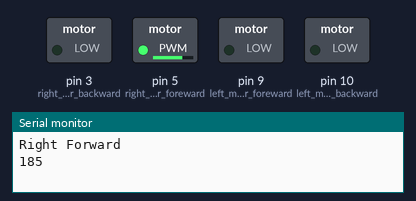
A sketch run on a simulated Arduino Uno, built with avr-gcc and run on an emulated ATmega328P. Shown: switched loads named in the sketch (green lamp = pin HIGH), the last lines printed to the serial monitor.

Above: at 0.05 s.
At 7.0 s:
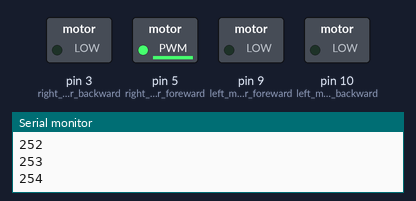
At 14.96 s:
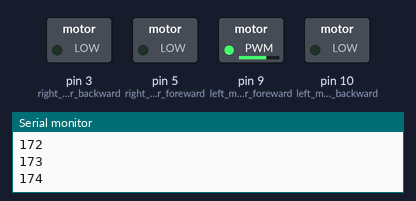
At 23.0 s:
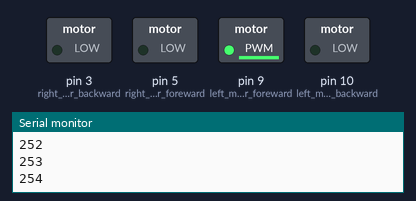
At 30.28 s:
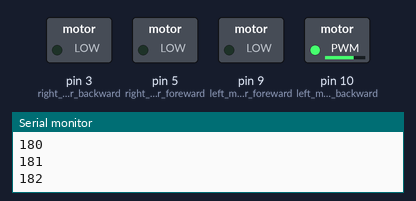
At 37.5 s:
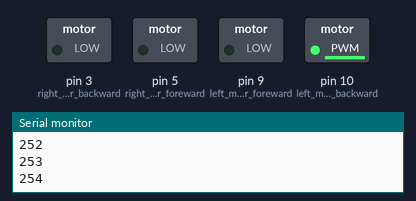
Timing chart, 0 to 39.0 s (numbered marks = the images above):
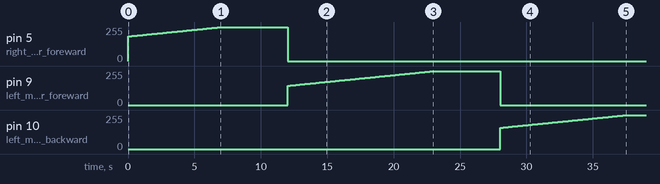

The sketch:

motor_drive_test.ino
```cpp
void setup() {
  Serial.begin(9600);

  pinMode(5, OUTPUT);	//right motor foreward
  pinMode(9, OUTPUT);	//left motor foreward
  pinMode(7, OUTPUT);	//red line sensor
  pinMode(3, OUTPUT);	//right motor backward
  pinMode(10, OUTPUT);	//left motor backward

}

void loop() {
  Serial.println("Right Forward");

  for (int i = 185; i< 255; i++) {
    analogWrite(5, i);
    Serial.println(i);
    delay(100);

  }
  delay(5000);
  analogWrite(5,0);

  Serial.println("Left Forward");
  for (int i = 145; i< 255; i++) {
    analogWrite(9, i);
    Serial.println(i);
    delay(100);
  }
  delay(5000);
  analogWrite(9,0);

  Serial.println("Left Backward");
  for (int i = 160; i< 255; i++) {
    analogWrite(10, i);
    Serial.println(i);
    delay(100);
  }
  delay(5000);
  analogWrite(10,0);

  Serial.println("Right Backward");
  for (int i = 145; i< 255; i++) {
    analogWrite(3, i);
    Serial.println(i);
    delay(100);
  }
  delay(5000);
  analogWrite(3, 0);
  delay(5000);
}
```

Measured:
- by itself, pin 5 (right_motor_foreward): rises from 0/255 to 254/255 in 6.9 s, then falls to 0/255 in 5.1 s
- by itself, pin 9 (left_motor_foreward): rises from 0/255 to 254/255 in 10.9 s, then falls to 0/255 in 5.1 s
- by itself, pin 10 (left_motor_backward): moves from 0/255 to 254/255 over 9.4 s
